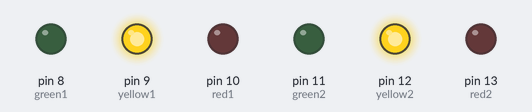
Bench run of a sketch on a simulated Arduino Uno, built with avr-gcc and run on an emulated ATmega328P. Parts: output pins drawn as LEDs (lit = HIGH).

Above: at 1.5 s.
At 9.0 s:
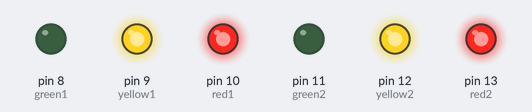
At 19.0 s:
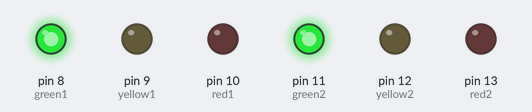
At 33.5 s:
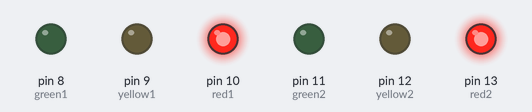
Timing chart, 0 to 36.4 s (numbered marks = the images above):
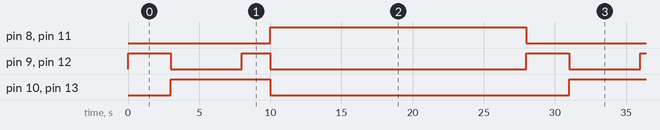

The sketch:

Program.ino
```cpp
int red1 = 10;
int yellow1 = 9;
int green1 = 8;

int red2 = 13;
int yellow2 = 12;
int green2 =11;

void setup(){
  pinMode(red1, OUTPUT);
  pinMode(yellow1, OUTPUT);
  pinMode(green1, OUTPUT);

  pinMode(red2, OUTPUT);
  pinMode(yellow2, OUTPUT);
  pinMode(green2, OUTPUT);
}

void loop(){
  changeLights();
  delay(15000);
}

void changeLights() {
  // green off, yellow on for 3 seconds
  digitalWrite(green1, LOW);
  digitalWrite(yellow1, HIGH);
  digitalWrite(green2, LOW);
  digitalWrite(yellow2, HIGH);
  delay(3000);

  // Turn off yellow, then red on for 5 seconds
  digitalWrite(yellow1, LOW);
  digitalWrite(red1, HIGH);
  digitalWrite(yellow2, LOW);
  digitalWrite(red2, HIGH);
  delay(5000);

  // Red and yellow on for 2 seconds (red is already on though)
  digitalWrite(yellow1, HIGH);
  digitalWrite(yellow2, HIGH);
  delay(2000);

  // Turn off red and yellow, then turn on green
  digitalWrite(yellow1, LOW);
  digitalWrite(red1, LOW);
  digitalWrite(green1, HIGH);
  digitalWrite(yellow2, LOW);
  digitalWrite(red2, LOW);
  digitalWrite(green2, HIGH);
  delay(3000);
}
```

Measured:
- by itself, pin 8 (green1), pin 11 (green2): alternates HIGH for 18.0 s and LOW for 10.0 s
- by itself, pin 9 (yellow1), pin 12 (yellow2): repeats every 28.0 s: LOW 5.0 s, HIGH 2.0 s, LOW 18.0 s, HIGH 3.0 s
- by itself, pin 10 (red1), pin 13 (red2): alternates HIGH for 7.0 s and LOW for 21.0 s
